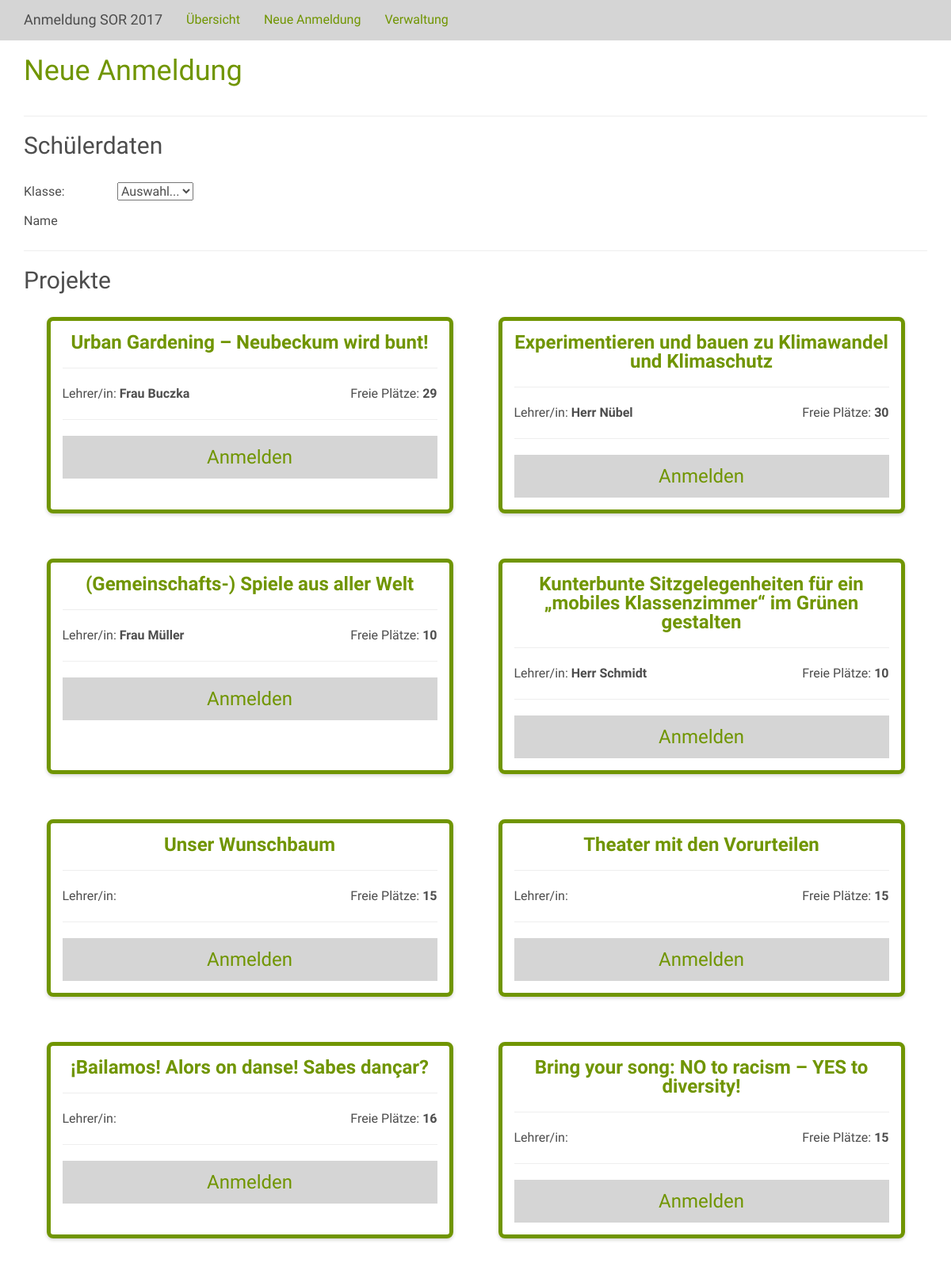
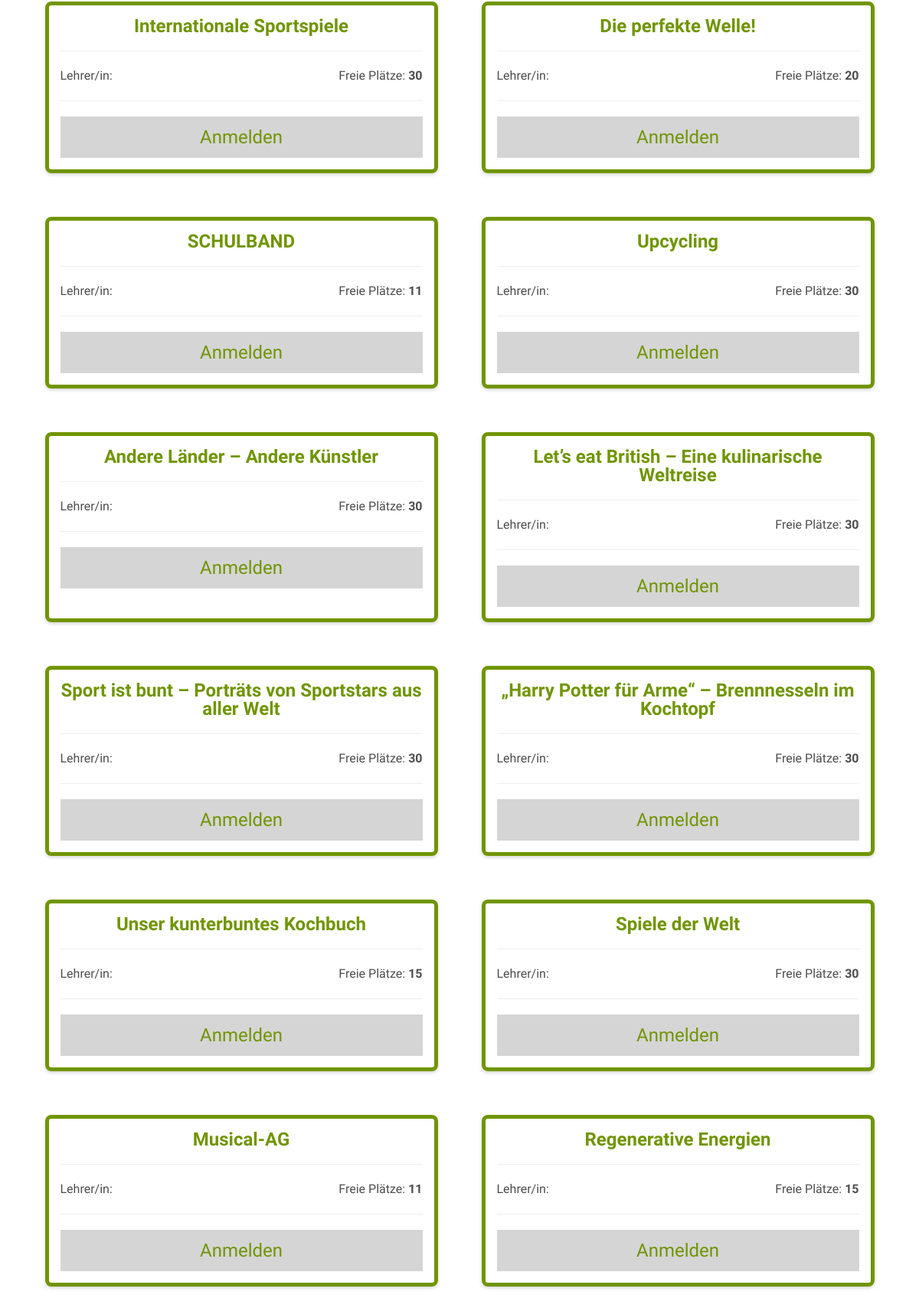
The page /anmeldung.php on the database its author committed (2 pictures, top to bottom).
### tables this page shows
CREATE TABLE `projekte` (
`ID` int(11) NOT NULL,
  `titel` text NOT NULL,
  `lehrer` text NOT NULL,
  `maxTN` int(11) NOT NULL
);

### anmeldung.php (the view, shortened to what this page needs)
<?php
$fehler = $confirmation = $klasse = $name = $vorname  = $projekt = "";
  include("./conn.php");
  $stmt = $db->prepare("SELECT * FROM projekte ORDER BY ID");
  $stmt->execute();
  $projects = $stmt->fetchAll();
 ?>
<!DOCTYPE html>
<html lang="en">
  <head>
    <link href="./css/bootstrap.min.css" rel="stylesheet">
    <link href="./css/style.css" rel="stylesheet">
  </head>
  <body>
    <nav class="navbar navbar-fixed-top">
      <div class="container">
        <div class="navbar-header">
          <span class="navbar-brand">Anmeldung SOR 2017</span>
        </div>
        <div id="navbar" class="collapse navbar-collapse">
          <ul class="nav navbar-nav">
            <li><a href="index.php">Übersicht</a></li>
            <li><a href="anmeldung.php">Neue Anmeldung</a></li>
            <li><a href="verwaltung.php">Verwaltung</a></li>
          </ul>
        </div>
      </div>
    </nav>
<?php
  $klassen = array('Auswahl...','5a', '5b','5c', '6a', '6b');
 ?>
    <div class="container">
    	<h1>Neue Anmeldung</h1>
				<hr />
        <form class="anmeldung" name="anmeldung" action="anmeldung.php" method="post">
          <h2>Schülerdaten</h2>
					<p>
						<label class="schueler" for="klasse">Klasse:</label>
						<select name="klasse" onchange="showUser(this.value)">
	            <?php foreach ($klassen as $klassenName) {
	              if($klassenName==$klasse) {
	                $sel = "selected";
	              } else $sel='';
	              echo "<option value='$klassenName' $sel>$klassenName</option>";
	            }
	            ?>
	          </select>
					</p>
					<p>
						<label class="schueler" for="schueler">Name</label>
					</p>
          <hr />
          <h2>Projekte</h2>
          <div class="projekte">
	          <?php  foreach($projects as $project) {
								$a = $project["maxTN"];
								$b = $project["ID"];
								$stmt = $db->prepare("SELECT * FROM anmeldungen WHERE projekt_id = $b");
								$stmt->execute();
								$b = $stmt->rowCount();
								$verfuegbar = $a - $b;
								if ($verfuegbar<=0) {
									$display = "none";
								} else $display="";
						?>
	          <div class="projekt" style="display:<?=$display;?>">
	            <div class="titel">
	            	<?=$project["titel"];?>
	            </div>
	            <hr />
	            <div class="lehrer">
	              Lehrer/in: <strong><?=$project["lehrer"];?></strong>
	            </div>
	            <div class="plaetze">
	              Freie Plätze: <strong><?=$verfuegbar;?></strong>
	            </div>
	            <hr />
	            <div class="anmeldung">
	              <div class='anmeldenButton'>
									<label>
										<span>Anmelden</span>
									</label>
								</div>
	            </div>
	          </div>
	          	<?php } ?>
          </div>
        </form>
    </div>
  </body>
</html>

### css/style.css (style rules this page uses)
body { padding-top:50px;color:#4d4d4d;font-size:16px;font-family:'Archivo Narrow',sans-serif }
h1 { color:#709500;margin-bottom:1em }
h2 { margin-bottom:1em }
a { color:#709500 }
.navbar-fixed-top { background:#d5d5d5 }
label { display:inline-block;font-weight:normal }
label.schueler { width:10% }
.anmeldenButton { margin:0;border:none;display:block;background:#d5d5d5;color:#709500;width:100%;font-size:1.5em;text-align:center }
.anmeldenButton label { margin:0;font-weight:normal;width:100% }
.anmeldenButton label span { text-align:center;padding:15px;display:block;cursor:pointer }
.projekte { display:flex;justify-content:space-around;flex-wrap:wrap }
.projekt { width:45%;border:5px solid #709500;border-radius:8px;box-shadow:0 2px 4px #d5d5d5;padding:15px;line-height:1.5em;margin-bottom:5% }
.projekt .titel { font-size:1.5em;color:#709500;font-weight:bold;text-align:center }
.projekt .lehrer { float:left }
.projekt .plaetze { float:right }

### rows shown on the page
projekte: titel "Urban Gardening – Neubeckum wird bunt!", lehrer "Frau Buczka", maxTN "29"
projekte: titel "Experimentieren und bauen zu Klimawandel und Klimaschutz", lehrer "Herr Nübel", maxTN "30"
projekte: titel "(Gemeinschafts-) Spiele aus aller Welt", lehrer "Frau Müller", maxTN "10"
projekte: titel "Kunterbunte Sitzgelegenheiten für ein „mobiles Klassenzimmer“ im Grünen gestalten", lehrer "Herr Schmidt", maxTN "10"
projekte: titel "Unser Wunschbaum", maxTN "15"
projekte: titel "Theater mit den Vorurteilen", maxTN "15"
projekte: titel "¡Bailamos! Alors on danse! Sabes dançar?", maxTN "16"
projekte: titel "Bring your song: NO to racism – YES to diversity!", maxTN "15"
projekte: titel "Internationale Sportspiele", maxTN "30"
projekte: titel "Die perfekte Welle!", maxTN "20"
projekte: titel "SCHULBAND", maxTN "11"
projekte: titel "Upcycling", maxTN "30"
projekte: titel "Andere Länder – Andere Künstler", maxTN "30"
projekte: titel "Let’s eat British – Eine kulinarische Weltreise", maxTN "30"
projekte: titel "Sport ist bunt – Porträts von Sportstars aus aller Welt", maxTN "30"
projekte: titel "„Harry Potter für Arme“ – Brennnesseln im Kochtopf", maxTN "30"
projekte: titel "Unser kunterbuntes Kochbuch", maxTN "15"
projekte: titel "Spiele der Welt", maxTN "30"
projekte: titel "Musical-AG", maxTN "11"
projekte: titel "Regenerative Energien", maxTN "15"

### other values the page prints
form field klasse "Auswahl..."
